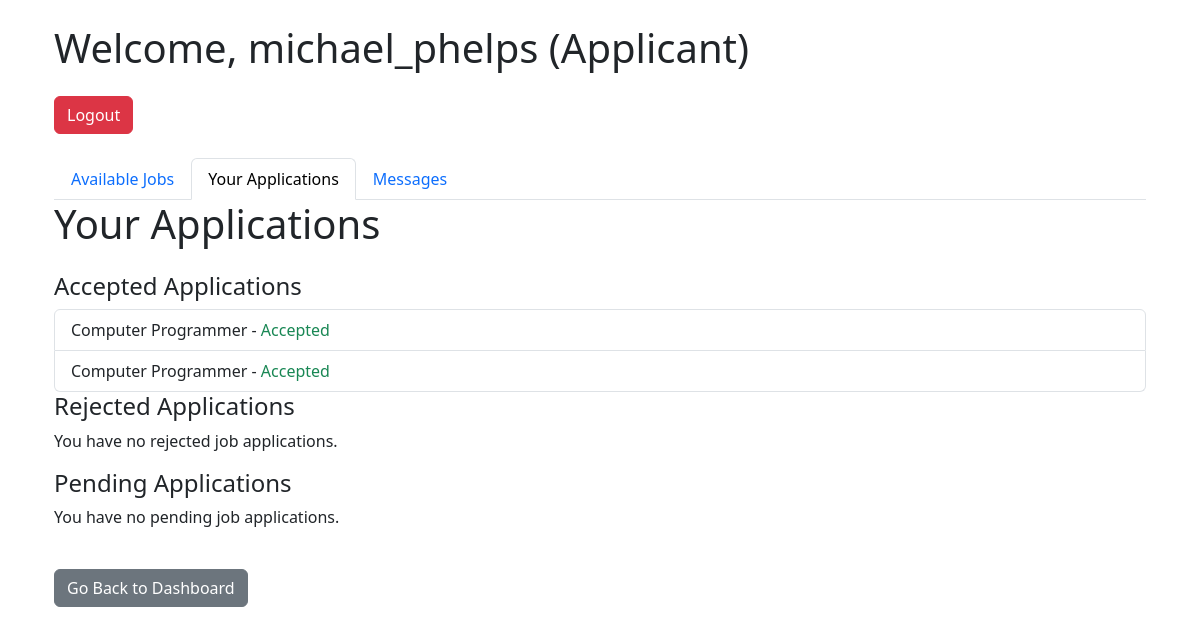
Page /applicant_dashboard_applications.php (signed in) on the committed database.
### tables this page shows
CREATE TABLE `applications` (
  `id` int(11) NOT NULL,
  `user_id` int(11) DEFAULT NULL,
  `job_id` int(11) DEFAULT NULL,
  `status` tinyint(1) NOT NULL DEFAULT 0,
  `applied_at` timestamp NOT NULL DEFAULT current_timestamp(),
  `hired` tinyint(1) DEFAULT 0,
  `resume_path` varchar(255) NOT NULL
);

CREATE TABLE `job_posts` (
  `id` int(11) NOT NULL,
  `title` varchar(255) NOT NULL,
  `description` text NOT NULL,
  `posted_by` int(11) DEFAULT NULL,
  `status` enum('open','closed') DEFAULT 'open',
  `created_at` timestamp NOT NULL DEFAULT current_timestamp()
);

### core/models.php (called while the page is built, shortened)
<?php
require_once 'dbConfig.php';
function getApplicationsByStatus($user_id) {
    global $db;
    $sql = "
        SELECT applications.id, applications.job_id, applications.status, job_posts.title
        FROM applications
        JOIN job_posts ON applications.job_id = job_posts.id
        WHERE applications.user_id = :user_id
    ";
    $stmt = $db->prepare($sql);
    $stmt->bindParam(':user_id', $user_id);
    $stmt->execute();
    return $stmt->fetchAll(PDO::FETCH_ASSOC);
}
?>

### applicant_dashboard_applications.php (the view, shortened to what this page needs)
<?php
require_once 'core/models.php';
$user_id = $_SESSION['user_id'];
$all_applications = getApplicationsByStatus($user_id);
$accepted_applications = [];
$rejected_applications = [];
$applied_applications = [];
foreach ($all_applications as $application) {
    if ($application['status'] == 1) {
        $accepted_applications[] = $application;
    } elseif ($application['status'] == 2) {
        $rejected_applications[] = $application;
    } else {
        $applied_applications[] = $application;
    }
}
?>
<!DOCTYPE html>
<html lang="en">
<head>
    <link href="https://cdn.jsdelivr.net/npm/bootstrap@5.3.0-alpha1/dist/css/bootstrap.min.css" rel="stylesheet">
</head>
<body>
<div class="container mt-4">
     <?php include 'applicant_navbar.php'; ?>
    <h1 class="mb-4">Your Applications</h1>
    <h4>Accepted Applications</h4>
    <?php if ($accepted_applications): ?>
        <ul class="list-group">
            <?php foreach ($accepted_applications as $application): ?>
                <li class="list-group-item"><?= htmlspecialchars($application['title']); ?> - <span class="text-success">Accepted</span></li>
            <?php endforeach; ?>
        </ul>
    <?php else: ?>
        <p>You have no accepted job applications.</p>
    <?php endif; ?>
    <h4>Rejected Applications</h4>
    <?php if ($rejected_applications): ?>
        <ul class="list-group">
            <?php foreach ($rejected_applications as $application): ?>
                <li class="list-group-item"><?= htmlspecialchars($application['title']); ?> - <span class="text-danger">Rejected</span></li>
            <?php endforeach; ?>
        </ul>
    <?php else: ?>
        <p>You have no rejected job applications.</p>
    <?php endif; ?>
    <h4>Pending Applications</h4>
    <?php if ($applied_applications): ?>
        <ul class="list-group">
            <?php foreach ($applied_applications as $application): ?>
                <li class="list-group-item"><?= htmlspecialchars($application['title']); ?> - <span class="text-warning">Applied</span></li>
            <?php endforeach; ?>
        </ul>
    <?php else: ?>
        <p>You have no pending job applications.</p>
    <?php endif; ?>
    <a href="applicant_dashboard.php" class="btn btn-secondary mt-4">Go Back to Dashboard</a>
</div>
</body>
</html>

### rows in the picture
applications: job.title "Computer Programmer"
applications: job.title "Computer Programmer"

### other values in the picture
$username "michael_phelps"
